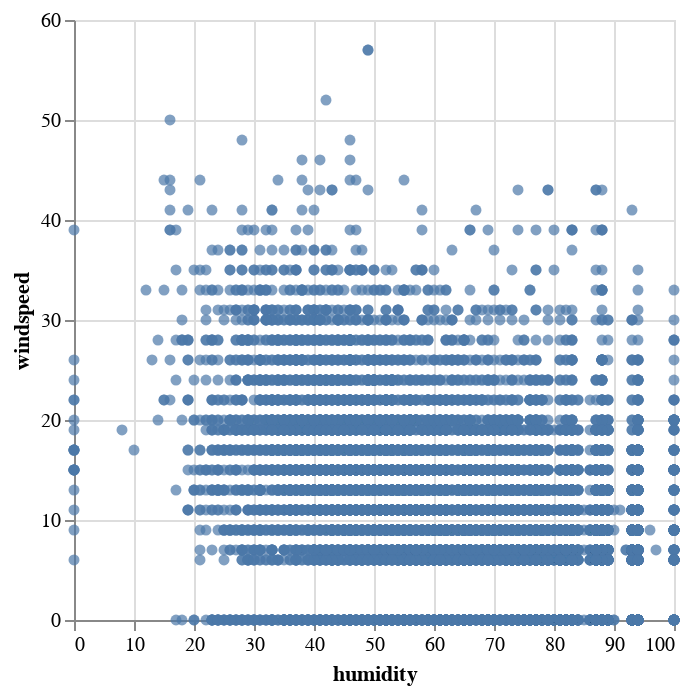

The cell this chart's notebook holds for it:
### Code cell
alt.Chart(temp).mark_circle().encode(
    x = 'humidity',
    y = 'windspeed'
)

### Figure 1 — Vega-Lite specification as saved in the notebook (floating-point values rounded to 4 significant figures; data arrays with more than 128 entries replaced by an {"elided": "..."} marker saying what was removed)
{"config": {"view": {"continuousWidth": 300, "continuousHeight": 300}}, "data": {"name": "data-e7a382f9b69e01a5268227fb2e86d370"}, "mark": {"type": "circle"}, "encoding": {"x": {"field": "humidity", "type": "quantitative"}, "y": {"field": "windspeed", "type": "quantitative"}}, "$schema": "https://vega.github.io/schema/vega-lite/v5.20.1.json", "datasets": {"data-e7a382f9b69e01a5268227fb2e86d370": {"elided": "10886 records"}}}
